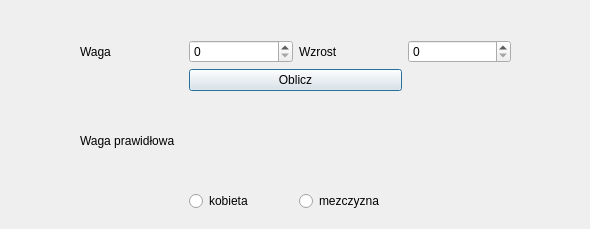
<?xml version="1.0" encoding="UTF-8"?>
<ui version="4.0">
 <class>Dialog</class>
 <widget class="QDialog" name="Dialog">
  <property name="geometry">
   <rect>
    <x>0</x>
    <y>0</y>
    <width>590</width>
    <height>229</height>
   </rect>
  </property>
  <property name="windowTitle">
   <string>BMI Kalkulator</string>
  </property>
  <widget class="QWidget" name="gridLayoutWidget">
   <property name="geometry">
    <rect>
     <x>80</x>
     <y>40</y>
     <width>431</width>
     <height>171</height>
    </rect>
   </property>
   <layout class="QGridLayout" name="gridLayout">
    <item row="2" column="0">
     <widget class="QLabel" name="czyPrawdilowaLabel">
      <property name="text">
       <string>Waga prawidłowa</string>
      </property>
     </widget>
    </item>
    <item row="0" column="2">
     <widget class="QLabel" name="label_2">
      <property name="text">
       <string>Wzrost</string>
      </property>
     </widget>
    </item>
    <item row="2" column="1" colspan="2">
     <widget class="QLabel" name="wynikLabel">
      <property name="text">
       <string/>
      </property>
     </widget>
    </item>
    <item row="0" column="1">
     <widget class="QSpinBox" name="wagaBox">
      <property name="maximum">
       <number>999</number>
      </property>
     </widget>
    </item>
    <item row="3" column="1">
     <widget class="QRadioButton" name="kobietaBox">
      <property name="text">
       <string>kobieta</string>
      </property>
     </widget>
    </item>
    <item row="3" column="2">
     <widget class="QRadioButton" name="mezczyznaBox">
      <property name="text">
       <string>mezczyzna</string>
      </property>
     </widget>
    </item>
    <item row="0" column="0">
     <widget class="QLabel" name="label">
      <property name="text">
       <string>Waga</string>
      </property>
     </widget>
    </item>
    <item row="1" column="1" colspan="2">
     <widget class="QPushButton" name="obliczButton">
      <property name="text">
       <string>Oblicz</string>
      </property>
     </widget>
    </item>
    <item row="0" column="3">
     <widget class="QSpinBox" name="wzrostBox">
      <property name="maximum">
       <number>999</number>
      </property>
     </widget>
    </item>
   </layout>
  </widget>
 </widget>
 <resources/>
 <connections/>
</ui>
